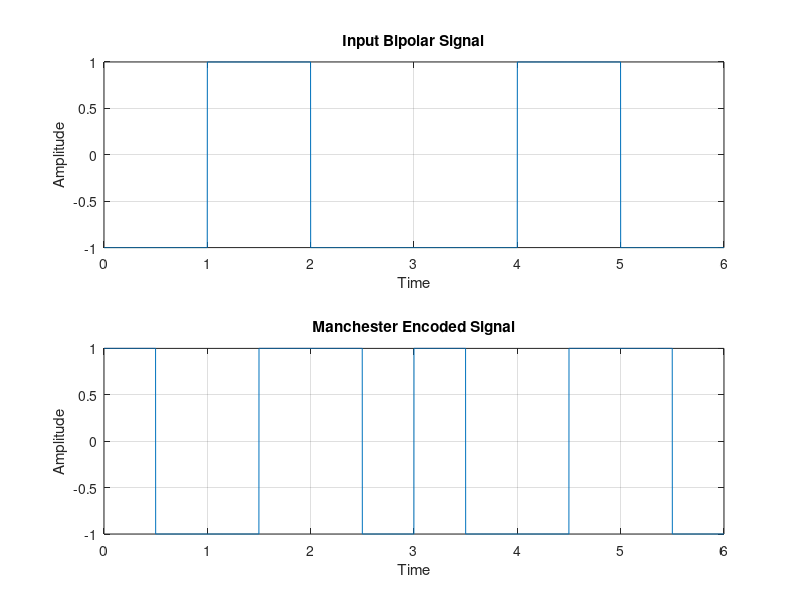

MATLAB code for this plot:
clear;
clc;                 % Input binary sequence
b = [0 1 0 0 1 0];   % Number of bits
n = length(b);       % Time vector
t = 0:0.001:n;       % Convert binary to bipolar form
for i = 1:n
    if (b(i) == 0)
        b_p(i) = -1;
    else
        b_p(i) = 1;
    end
end

% Generate bipolar waveform
for j = 1:n
    bw(j*1000:(j+1)*1000) = b_p(j);
end
bw = bw(1000:end);

% Plot bipolar data
subplot(2,1,1)
plot(t,bw)
grid on
title('Input Bipolar Signal')
xlabel('Time')
ylabel('Amplitude')

% Generate Manchester encoded waveform
for i = 1:n
    if b(i) == 1
        x(i*1000:(i+0.5)*1000) = -1;
        x((i+0.5)*1000:(i+1)*1000) = 1;
    else
        x(i*1000:(i+0.5)*1000) = 1;
        x((i+0.5)*1000:(i+1)*1000) = -1;
    end
end
x = x(1000:end);

% Plot Manchester encoded signal
subplot(2,1,2)
plot(t,x)
grid on
title('Manchester Encoded Signal')
xlabel('Time')
ylabel('Amplitude')
